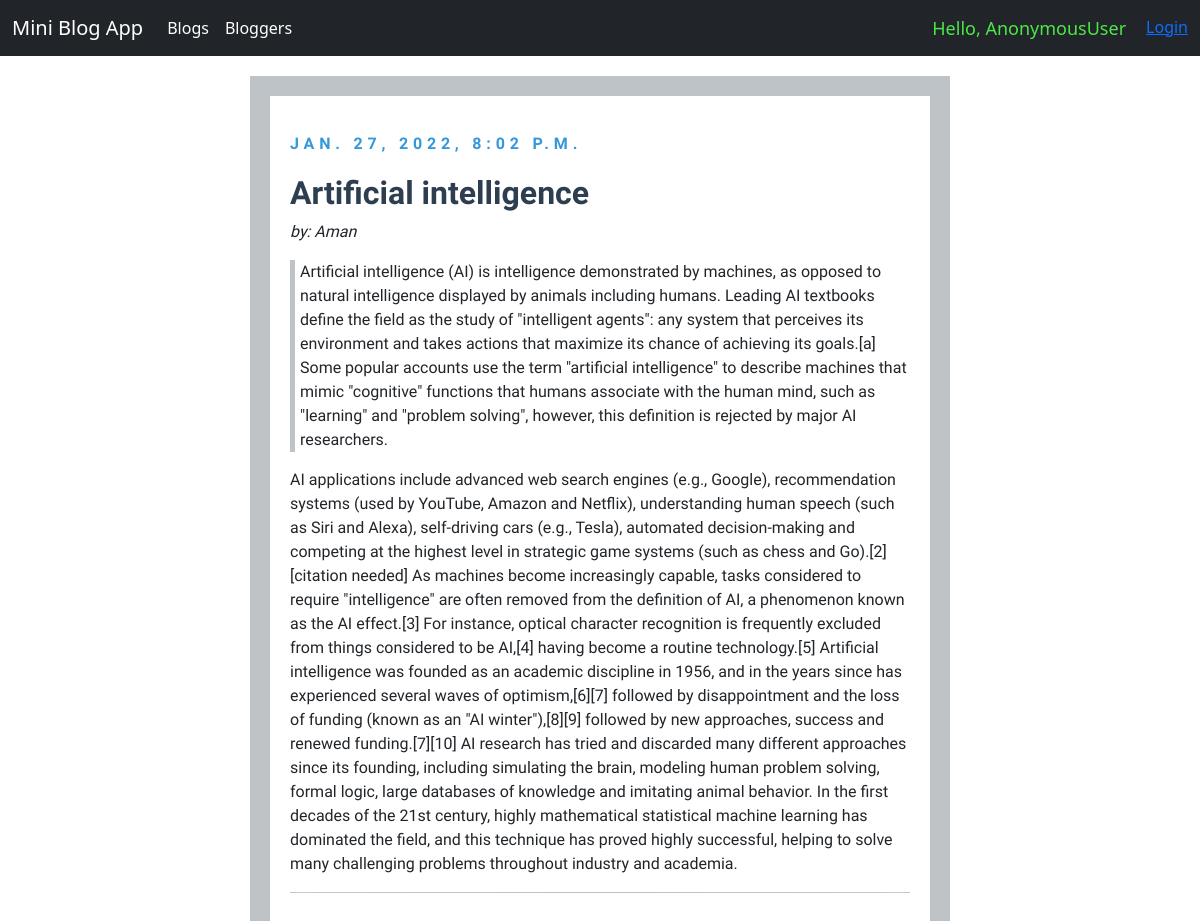
The app's page /blog/blogs/9/ with its own data.
### blog/models.py (models this page shows)
class Post(models.Model):
    title = models.CharField(max_length=255)
    intro = models.TextField()
    body = models.TextField()
    date_added = models.DateTimeField(auto_now_add=True)
    blogger_name = models.ForeignKey(
        User, null=False, blank=False, on_delete=models.CASCADE, related_name="+")
    class Meta:
        ordering = ['-date_added']

### blog/views.py (the view)
# urls.py: path('blogs/<str:pk>/', views.blog_post_detail, name="blog_post_detail"),
def blog_post_detail(request, pk):
    post = Post.objects.get(id=pk)
    return render(request, 'blog/post_detail.html', {'post': post})

### blog/templates/blog/post_detail.html (shortened to what this page needs)
<!doctype html>
<html lang="en">
  <head>
    <link href="https://cdn.jsdelivr.net/npm/bootstrap@5.0.2/dist/css/bootstrap.min.css" rel="stylesheet">
  </head>
  <body>
    <nav class="navbar navbar-expand-lg navbar-dark bg-dark">
        <div class="container-fluid">
          <a class="navbar-brand" href="{% url 'home' %}">Mini Blog App</a>
          <div class="collapse navbar-collapse" id="navbarSupportedContent">
            <ul class="navbar-nav me-auto mb-2 mb-lg-0">
              <li class="nav-item">
                <a class="nav-link active" aria-current="page" href="{% url 'blogs_list' %}">Blogs</a>
              </li>
              <li class="nav-item">
                <a class="nav-link active" aria-current="page" href="{% url 'bloggers_list' %}">Bloggers</a>
              </li>
            </ul>
            <ul class="navbar-nav ml-auto">
              <li class="nav-item">
                <span class="hello-msg">Hello, {{request.user|default_if_none:"&nbsp;" }}</span>
              </li>
              <li class="nav-item">
                <span>
                  {% if request.user.is_authenticated %}
                  <a class="logout-msg" href="{% url 'logout' %}">
                    Logout</a>
                  {% else %}
                  <a class="logout-msg" href="{% url 'login' %}">
                    Login</a>
                  {% endif %}
                       </span>
              </li>
            </ul>
          </div>
        </div>
      </nav>
      <section>
        <div class="container">
            <div class="date">{{post.date_added}}</div>
	        <h2>{{post.title}}</h2>
            <p><i>by: {{post.blogger_name}} </i></p>
            <p class="Fstpara">{{post.intro}}</p>
            <p>{{post.body}}</p>
	        <hr>
        </div>
      </section>
  </body>
</html>

### blog/templates/blog/post_detail.html (style rules this page uses)
.container { border: 20px solid #bdc3c7; padding: 20px; max-width: 700px; width: 80%; margin: 20px auto; font-family: 'Source Sans Pro', sans-serif; }
.Fstpara { border-left: 5px solid #bdc3c7; padding-left: 5px; }
h2 { font-weight: bold; color: #2c3e50; }
.date { color: #3498db; text-transform: uppercase; letter-spacing: .3rem; font-weight: 700; margin-top: 2.5%; margin-bottom: 3%; }
.hello-msg { font-size: 18px; color: rgb(76, 231, 71); margin-right: 20px; }
hr { border: 0; height: 1px; background-image: linear-gradient(to right, rgba(0, 0, 0, 0), rgba(0, 0, 0, 0.75), rgba(0, 0, 0, 0)); }

### records on screen
Post: date_added "JAN. 27, 2022, 8:02 P.M.", title "Artificial intelligence", blogger_name "Aman", intro "Artificial intelligence (AI) is intelligence demonstrated by machines, as opposed to natural intelligence displayed by animals including humans. Leading AI textbooks define the field as the study of \"intelligent agents\": any system that perceives its environment and takes actions that maximize its chance of achieving its goals.[a] Some popular accounts use the term \"artificial intelligence\" to describe machines that mimic \"cognitive\" functions that humans associate with the human mind, such as \"learning\" and \"problem solving\", however, this definition is rejected by major AI researchers.", body "AI applications include advanced web search engines (e.g., Google), recommendation systems (used by YouTube, Amazon and Netflix), understanding human speech (such as Siri and Alexa), self-driving cars (e.g., Tesla), automated decision-making and competing at the highest level in strategic game systems (such as chess and Go).[2][citation needed] As machines become increasingly capable, tasks considered to require \"intelligence\" are often removed from the definition of AI, a phenomenon known as the AI effect.[3] For instance, optical character recognition is frequently excluded from things considered to be AI,[4] having become a routine technology.[5] Artificial intelligence was founded as an…"

### other values on screen
{{ request.user|default_if_none:"&nbsp;" }} "AnonymousUser"
